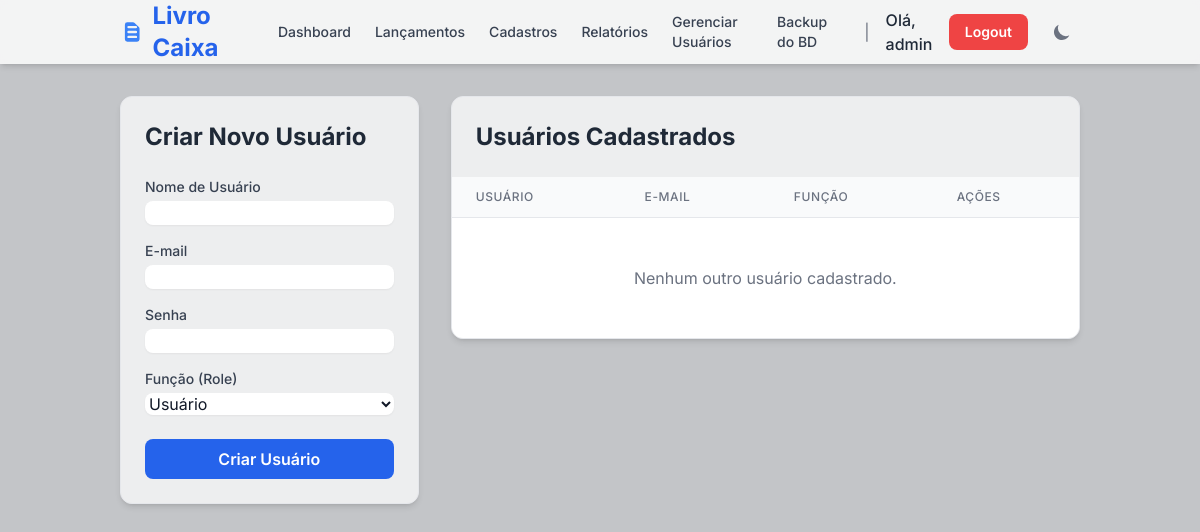
The page /users (signed in) on the database as committed earlier.
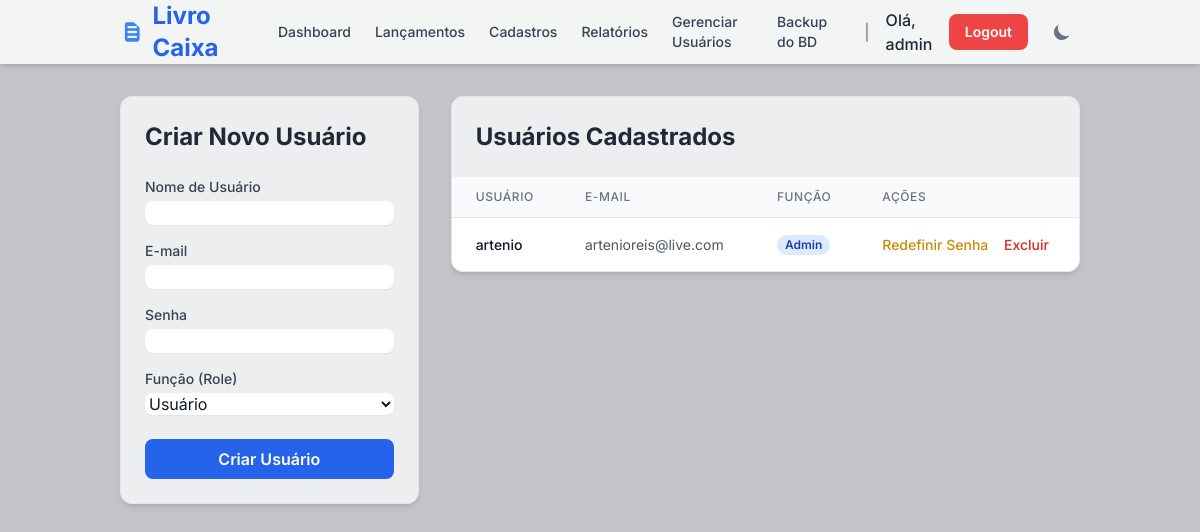
The same page on the database as committed later.
### tables this page shows
CREATE TABLE users (
    id INTEGER PRIMARY KEY AUTOINCREMENT,
    username TEXT UNIQUE NOT NULL,
    email TEXT UNIQUE NOT NULL,
    password_hash TEXT NOT NULL,
    role TEXT NOT NULL DEFAULT 'user', -- 'user' ou 'admin'
    reset_token TEXT
);

### app.py (the view, shortened to what this page needs)
@app.route('/users', methods=['GET', 'POST'])
@admin_required
def manage_users():
    db = get_db()
    users = db.execute('SELECT id, username, email, role FROM users WHERE username != "admin"').fetchall()
    return render_template('users.html', users=users)

### app.py (called while the page is built)
def get_db():
    db = getattr(g, '_database', None)
    if db is None:
        db = g._database = sqlite3.connect(DATABASE)
        db.row_factory = sqlite3.Row
    return db

@app.teardown_appcontext
def close_connection(exception):
    db = getattr(g, '_database', None)
    if db is not None:
        db.close()

def admin_required(f):
    @wraps(f)
    def decorated_function(*args, **kwargs):
        if 'user_id' not in session:
            return redirect(url_for('login'))
        if session.get('role') != 'admin':
            flash("Você não tem permissão para acessar esta página.", "danger")
            return redirect(url_for('index'))
        return f(*args, **kwargs)
    return decorated_function

### templates/users.html (shortened to what the changed rows need)
{% extends "layout.html" %}
{% block content %}
<div class="grid grid-cols-1 lg:grid-cols-3 gap-8">
    <div class="lg:col-span-1">
        <div class="bg-white/70 dark:bg-gray-800/70 backdrop-blur-sm p-6 rounded-xl shadow-md border border-gray-200 dark:border-gray-700">
            <h2 class="text-2xl font-bold text-gray-800 dark:text-gray-100 mb-6">Criar Novo Usuário</h2>
        </div>
    </div>
    <div class="lg:col-span-2">
        <div class="bg-white/70 dark:bg-gray-800/70 backdrop-blur-sm rounded-xl shadow-md border border-gray-200 dark:border-gray-700 overflow-hidden">
            <div class="p-6">
                <h2 class="text-2xl font-bold text-gray-800 dark:text-gray-100">Usuários Cadastrados</h2>
            </div>
            <div class="overflow-x-auto">
                <table class="min-w-full divide-y divide-gray-200 dark:divide-gray-700">
                    <thead class="bg-gray-50 dark:bg-gray-700/50">
                        <tr>
                            <th class="px-6 py-3 text-left text-xs font-medium text-gray-500 dark:text-gray-300 uppercase tracking-wider">Usuário</th>
                            <th class="px-6 py-3 text-left text-xs font-medium text-gray-500 dark:text-gray-300 uppercase tracking-wider">E-mail</th>
                            <th class="px-6 py-3 text-left text-xs font-medium text-gray-500 dark:text-gray-300 uppercase tracking-wider">Função</th>
                            <th class="px-6 py-3 text-left text-xs font-medium text-gray-500 dark:text-gray-300 uppercase tracking-wider">Ações</th>
                        </tr>
                    </thead>
                    <tbody class="bg-white dark:bg-gray-800 divide-y divide-gray-200 dark:divide-gray-700">
                        {% for user in users %}
                        <tr>
                            <td class="px-6 py-4 whitespace-nowrap text-sm font-medium text-gray-900 dark:text-gray-100">{{ user['username'] }}</td>
                            <td class="px-6 py-4 whitespace-nowrap text-sm text-gray-600 dark:text-gray-400">{{ user['email'] }}</td>
                            <td class="px-6 py-4 whitespace-nowrap text-sm text-gray-600 dark:text-gray-400">
                                <span class="px-2 inline-flex text-xs leading-5 font-semibold rounded-full
                                    {{ 'bg-blue-100 text-blue-800 dark:bg-blue-900 dark:text-blue-200' if user['role'] == 'admin' else 'bg-gray-100 text-gray-800 dark:bg-gray-600 dark:text-gray-100' }}">
                                    {{ user['role']|capitalize }}
                                </span>
                            </td>
                            <td class="px-6 py-4 whitespace-nowrap text-sm font-medium">
                                <a href="{{ url_for('admin_reset_password', username=user['username']) }}" class="text-yellow-600 hover:text-yellow-900 dark:text-yellow-400 dark:hover:text-yellow-300 mr-3">Redefinir Senha</a>
                                <a href="{{ url_for('delete_user', user_id=user['id']) }}" class="text-red-600 hover:text-red-900 dark:text-red-400 dark:hover:text-red-300" onclick="return confirm('Tem certeza que deseja excluir o usuário {{ user['username'] }}? Esta ação não pode ser desfeita.');">Excluir</a>
                            </td>
                        </tr>
                        {% else %}
                        <tr>
                            <td colspan="4" class="px-6 py-12 text-center text-gray-500 dark:text-gray-400">Nenhum outro usuário cadastrado.</td>
                        </tr>
                        {% endfor %}
                    </tbody>
                </table>
            </div>
        </div>
    </div>
</div>
{% endblock %}

### templates/layout.html (shortened to what this page needs)
<!DOCTYPE html>
<html lang="pt-br" class="">
<head>
    <script src="https://cdn.tailwindcss.com"></script>
</head>
<body class="bg-gray-200 dark:bg-gray-900 text-gray-900 dark:text-gray-100 light-theme-bg">
    <nav class="bg-white/80 dark:bg-gray-800/80 backdrop-blur-sm shadow-md noprint sticky top-0 z-50">
        <div class="container mx-auto px-4 sm:px-6 lg:px-8">
            <div class="flex items-center justify-between h-16">
                <div class="flex items-center">
                    <a href="{{ url_for('index') }}" class="flex items-center text-2xl font-bold text-blue-600 dark:text-blue-400">
                        Livro Caixa
                    </a>
                </div>
                <div class="flex items-center">
                    {% if session.username %}
                        <a href="{{ url_for('index') }}" class="text-gray-700 dark:text-gray-300 hover:text-blue-600 dark:hover:text-blue-400 px-3 py-2 rounded-md text-sm font-medium">Dashboard</a>
                        <a href="{{ url_for('lancamentos') }}" class="text-gray-700 dark:text-gray-300 hover:text-blue-600 dark:hover:text-blue-400 px-3 py-2 rounded-md text-sm font-medium">Lançamentos</a>
                        <a href="{{ url_for('cadastro') }}" class="text-gray-700 dark:text-gray-300 hover:text-blue-600 dark:hover:text-blue-400 px-3 py-2 rounded-md text-sm font-medium">Cadastros</a>
                        <a href="{{ url_for('reports') }}" class="text-gray-700 dark:text-gray-300 hover:text-blue-600 dark:hover:text-blue-400 px-3 py-2 rounded-md text-sm font-medium">Relatórios</a>
                        {% if session.role == 'admin' %}
                        <a href="{{ url_for('manage_users') }}" class="text-gray-700 dark:text-gray-300 hover:text-blue-600 dark:hover:text-blue-400 px-3 py-2 rounded-md text-sm font-medium">Gerenciar Usuários</a>
                        <a href="{{ url_for('backup_db') }}" class="text-gray-700 dark:text-gray-300 hover:text-blue-600 dark:hover:text-blue-400 px-3 py-2 rounded-md text-sm font-medium">Backup do BD</a>
                        {% endif %}
                        <span class="text-gray-500 dark:text-gray-600 mx-4">|</span>
                        <span class="text-gray-800 dark:text-gray-200 font-medium mr-3">Olá, {{ session.username }}</span>
                        <a href="{{ url_for('logout') }}" class="bg-red-500 text-white font-semibold py-2 px-4 rounded-lg hover:bg-red-600 transition duration-300 text-sm">Logout</a>
                    {% else %}
                        <a href="{{ url_for('login') }}" class="bg-blue-600 text-white font-semibold py-2 px-4 rounded-lg hover:bg-blue-700 transition duration-300 text-sm">Login</a>
                    {% endif %}
                    <button id="theme-toggle" class="ml-4 p-2 rounded-lg text-gray-500 dark:text-gray-400 hover:bg-gray-100 dark:hover:bg-gray-700 focus:outline-none focus:ring-2 focus:ring-gray-200 dark:focus:ring-gray-600">
                        <svg id="theme-toggle-dark-icon" class="hidden h-5 w-5" fill="currentColor" viewBox="0 0 20 20" xmlns="http://www.w3.org/2000/svg"><path d="M17.293 13.293A8 8 0 016.707 2.707a8.001 8.001 0 1010.586 10.586z"></path></svg>
                    </button>
                </div>
            </div>
        </div>
    </nav>
    <main class="container mx-auto p-4 md:p-8">
        {% block content %}{% endblock %}
    </main>
</body>
</html>

Rows that differ between the two databases and show on the page:
added users: username "admin", username "artenio", email "artenioreis@live.com", role "Admin"
Other text that changed with them:
{{ session.username }}: "admin" → (not shown)
text no longer shown: "Nenhum outro usuário cadastrado."
